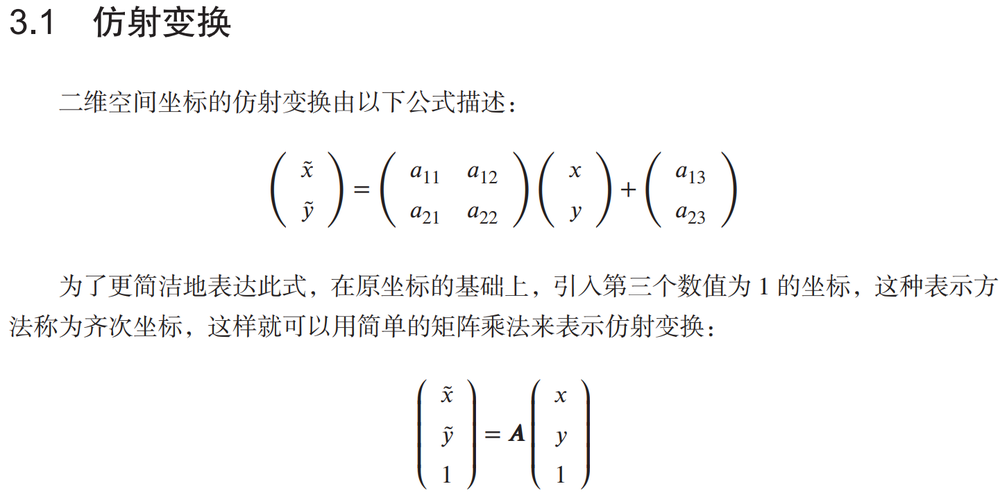
#> input picture DigitalImageProcessing/image/1.png, 1000 x 500 px, shrunk from 1441 x 720 before the run
$ python interpolation_algorithm.py ../image/1.png
#> lines starting #> are read from the running program, lines starting #| are printed output that depends on the picture
#!/usr/bin/env python3
# encoding: utf-8

"""
@Funciton: 已知仿射变换矩阵，利用插值方法完成图像的几何变换(空间域操作)
@Python Version: 3.8
@Author: Wei Li
@Date: 2021-09-14
"""

import sys
import numpy as np
import cv2 as cv


# --------------------------
if __name__ == "__main__":
    if len(sys.argv) > 1:
        # 利用命令行参数读取图像为灰度图像
        image = cv.imread(sys.argv[1], 0)
#> image: shape (500, 1000); min 0, max 255, mean 247.9
        cv.imshow("OriginImage", image)
    else:
        print(f"Usage: python warpAffine of OpenCV image.")

    # 原始图像的分辨率 H,W
    h, w = image.shape[:2]
#> h = 500; w = 1000
    # 仿射变换矩阵，缩小 2 倍
    affine_matrix_1 = np.array([[0.5, 0, 0], [0, 0.5, 0]], np.float32)
    # 利用 OpenCV 提供的 API，函数原型和参数含义查看 API 接口即可
    dst_img_1 = cv.warpAffine(image, affine_matrix_1, (w, h), borderValue=125)
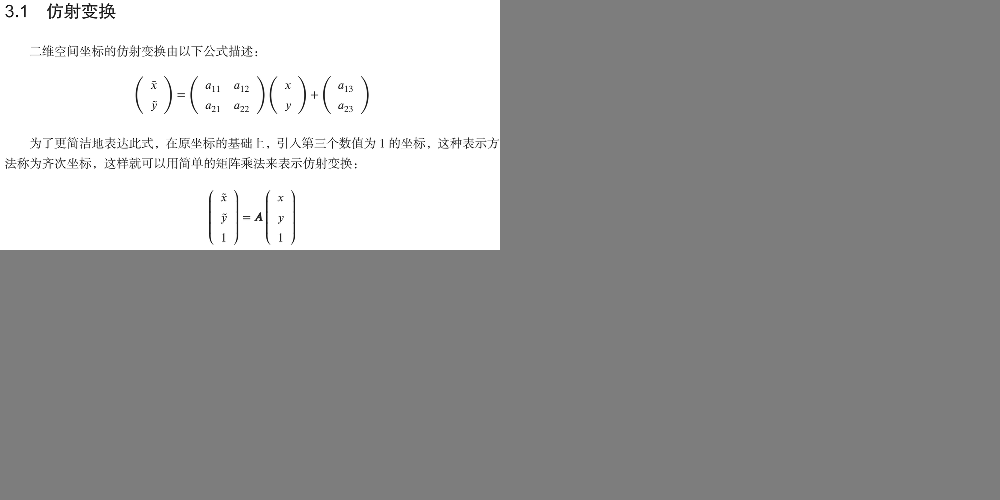
#> dst_img_1: shape (500, 1000); min 1, max 255, mean 155.7
    cv.imshow("Scale_X2", dst_img_1)

    # 仿射变换矩阵，先缩小 2 倍，然后再平移
    affine_matrix_2 = np.array([[0.5, 0, w/4], [0, 0.5, h/4]], np.float32)
#> affine_matrix_2 = [[0.5, 0, 250], [0, 0.5, 125]]
    dst_img_2 = cv.warpAffine(image, affine_matrix_2, (w, h), borderValue=125)
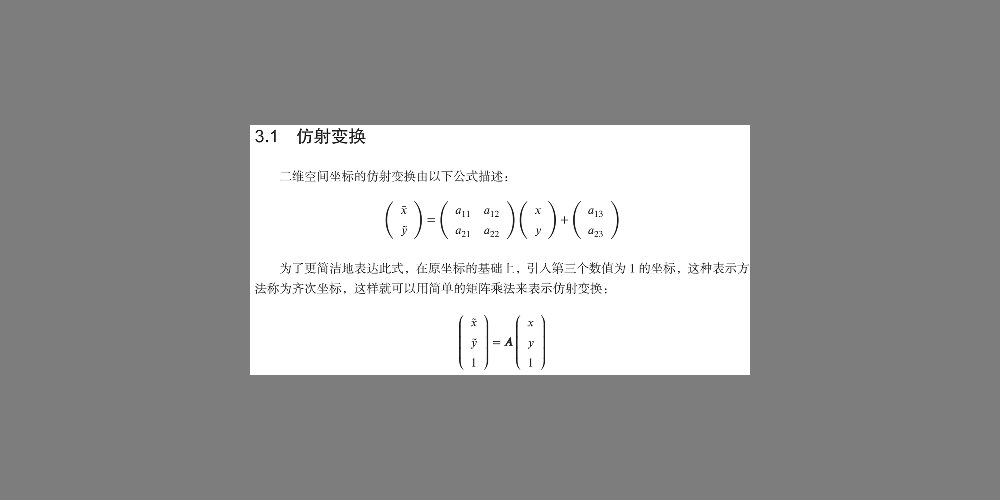
#> dst_img_2: shape (500, 1000); min 1, max 255, mean 155.7
    cv.imshow("Scale_X2_translation", dst_img_2)

    # 仿射变换矩阵，先缩小 2 倍，然后再平移, 最后绕图像中心点旋转
    affine_matrix_3 = cv.getRotationMatrix2D((w/2.0, h/2.0), 30, 1)
    dst_img_3 = cv.warpAffine(dst_img_2, affine_matrix_3, (w, h), borderValue=125)
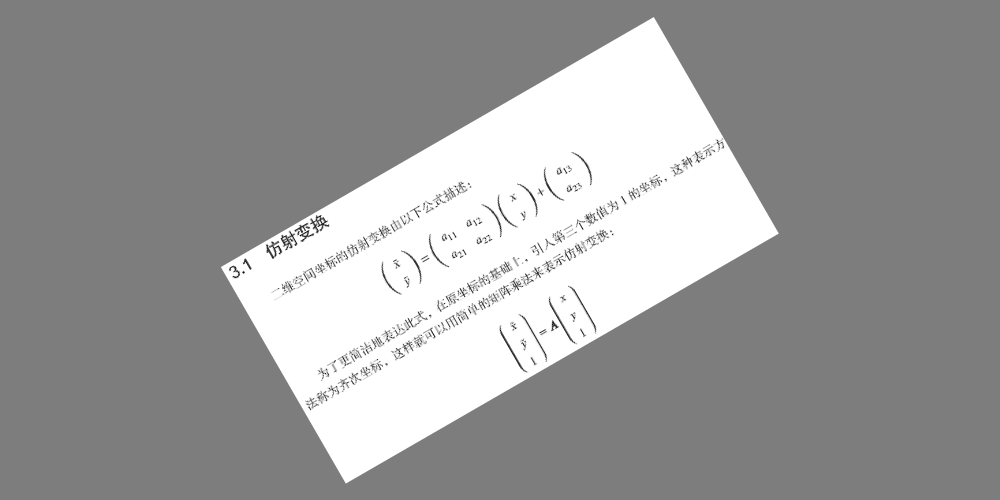
#> dst_img_3: shape (500, 1000); min 8, max 255, mean 155.7
    cv.imshow("Scale_X2_translation_ratation", dst_img_3)

    # 利用 rotate 进行旋转，不是通过仿射变换矩阵实现的，而是通过类似矩阵转置方式的进行行列交换实现的
    rotate_img = cv.rotate(image, cv.ROTATE_90_CLOCKWISE)
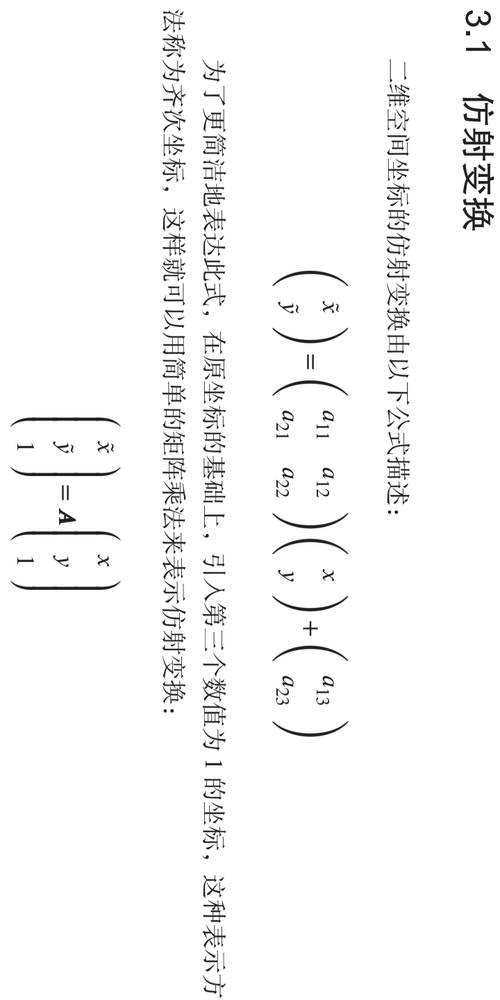
#> rotate_img: shape (1000, 500); min 0, max 255, mean 247.9
    cv.imshow("Rotate_img", rotate_img)

    cv.waitKey(0)
    cv.destroyAllWindows()

$ run again, on DigitalImageProcessing/image/101.png
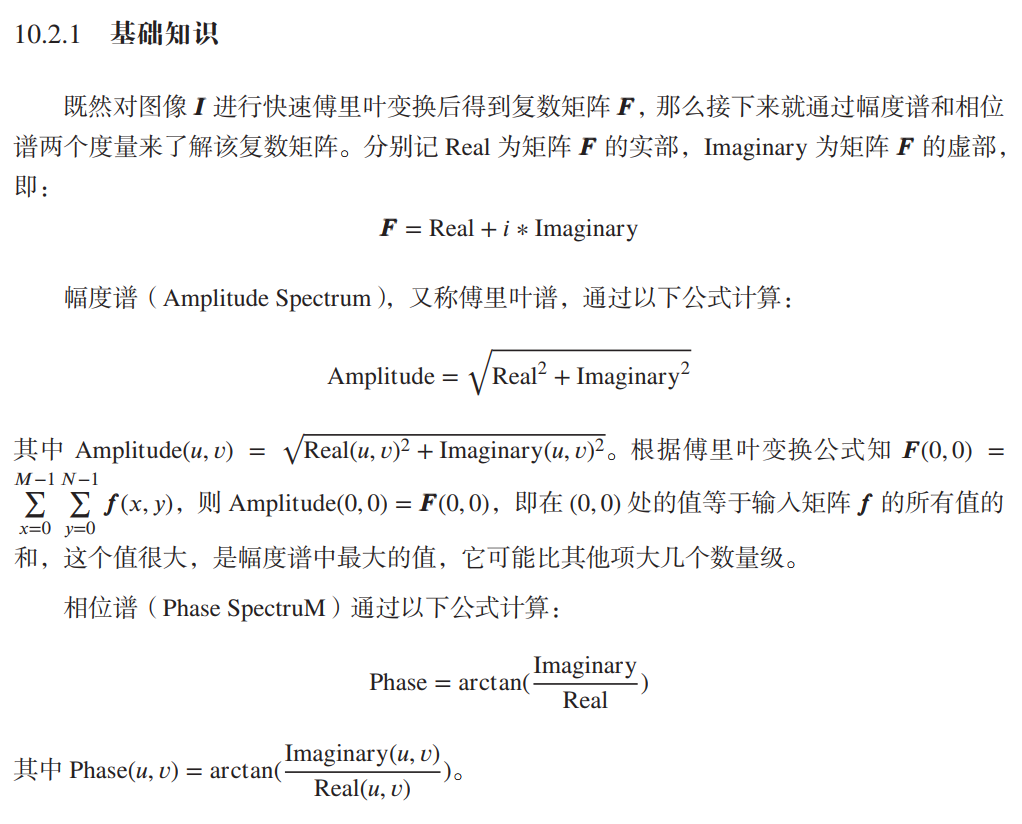
#> input picture DigitalImageProcessing/image/101.png, 1022 x 824 px
#> `dst_img_3 = cv.warpAffine(dst_img_2, affine_matrix_3, (w, h), borderVa..`:
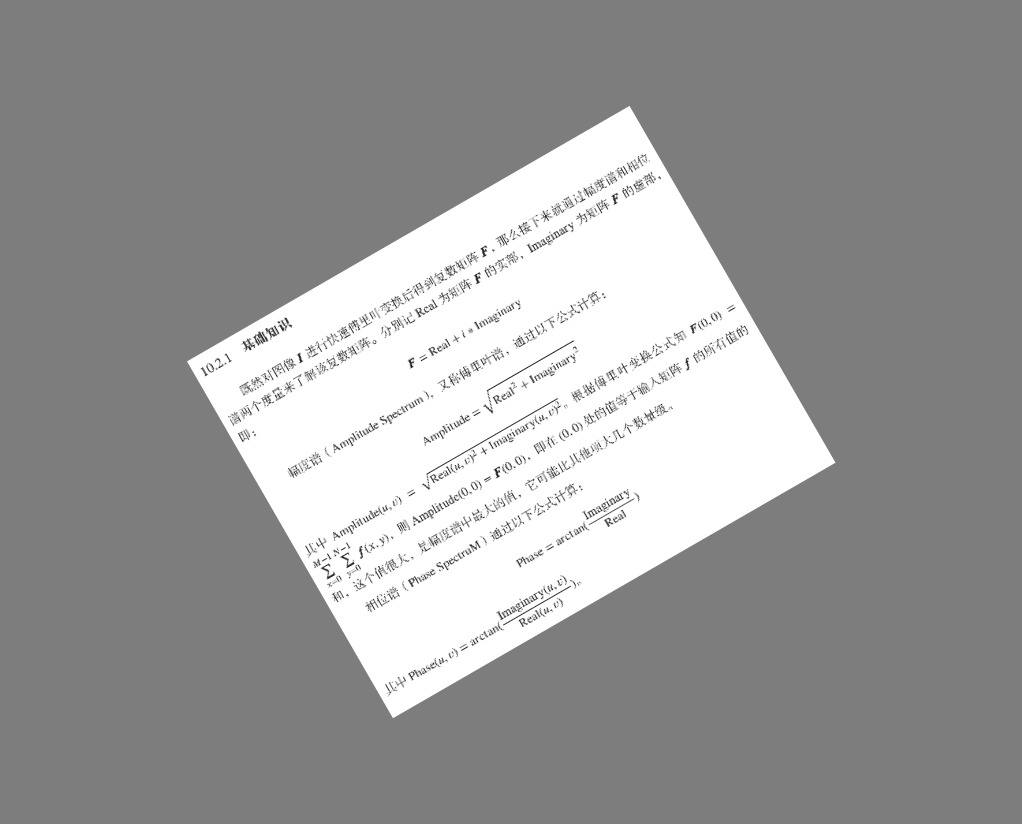
#> dst_img_3: shape (824, 1022); min 33, max 255, mean 155.2
#> `rotate_img = cv.rotate(image, cv.ROTATE_90_CLOCKWISE)`:
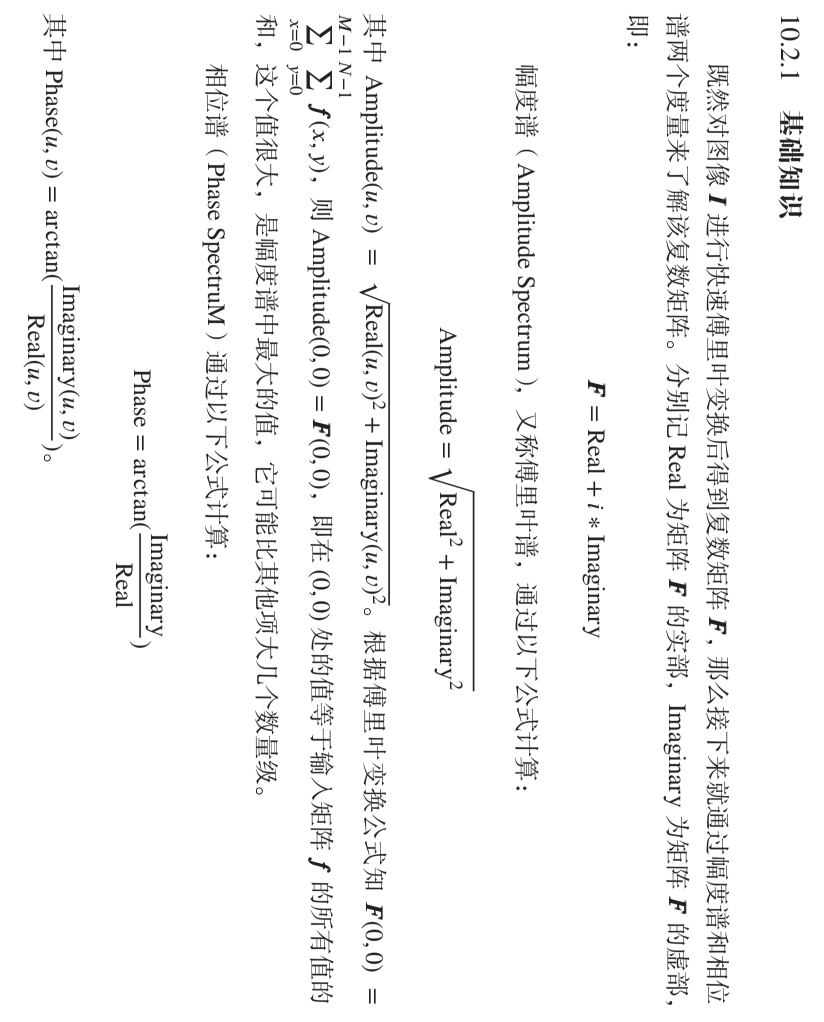
#> rotate_img: shape (1022, 824); min 33, max 255, mean 245.8

$ run again, on DigitalImageProcessing/image/103.png
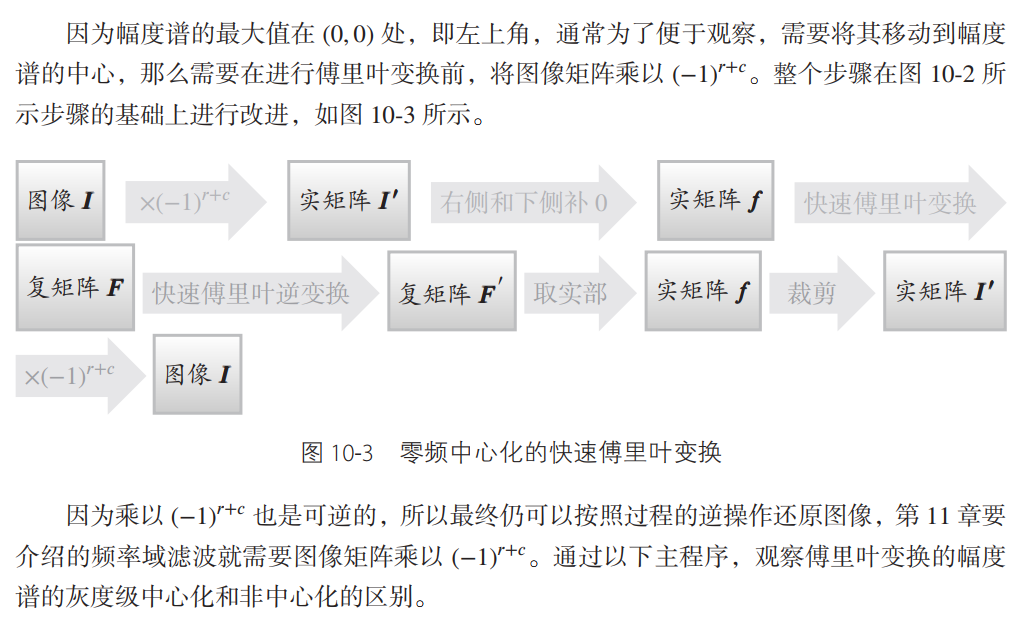
#> input picture DigitalImageProcessing/image/103.png, 1023 x 629 px
#> `dst_img_3 = cv.warpAffine(dst_img_2, affine_matrix_3, (w, h), borderVa..`:
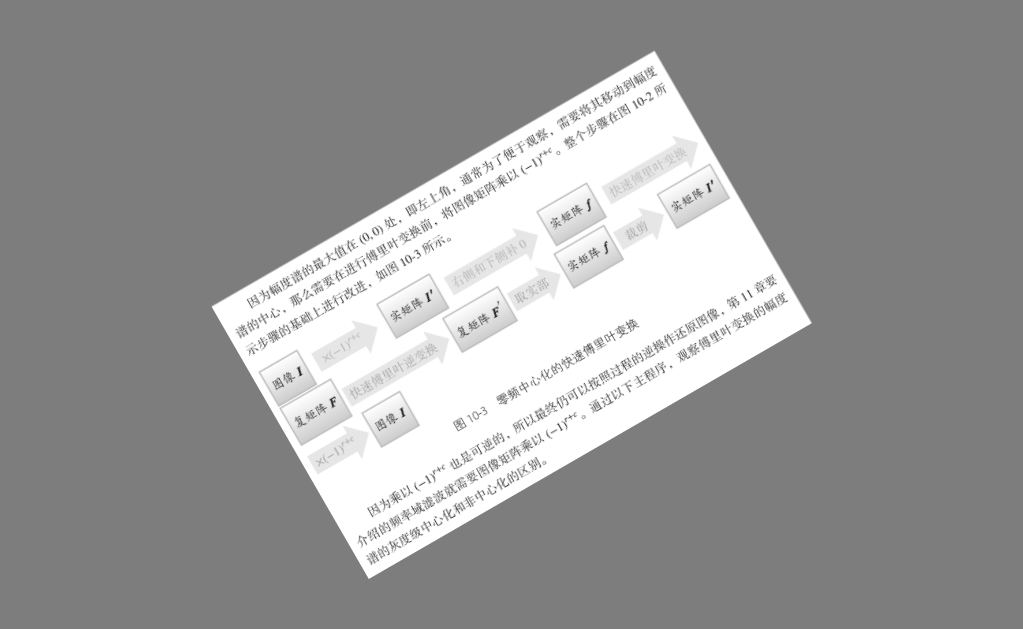
#> dst_img_3: shape (629, 1023); min 35, max 255, mean 153.9
#> `rotate_img = cv.rotate(image, cv.ROTATE_90_CLOCKWISE)`:
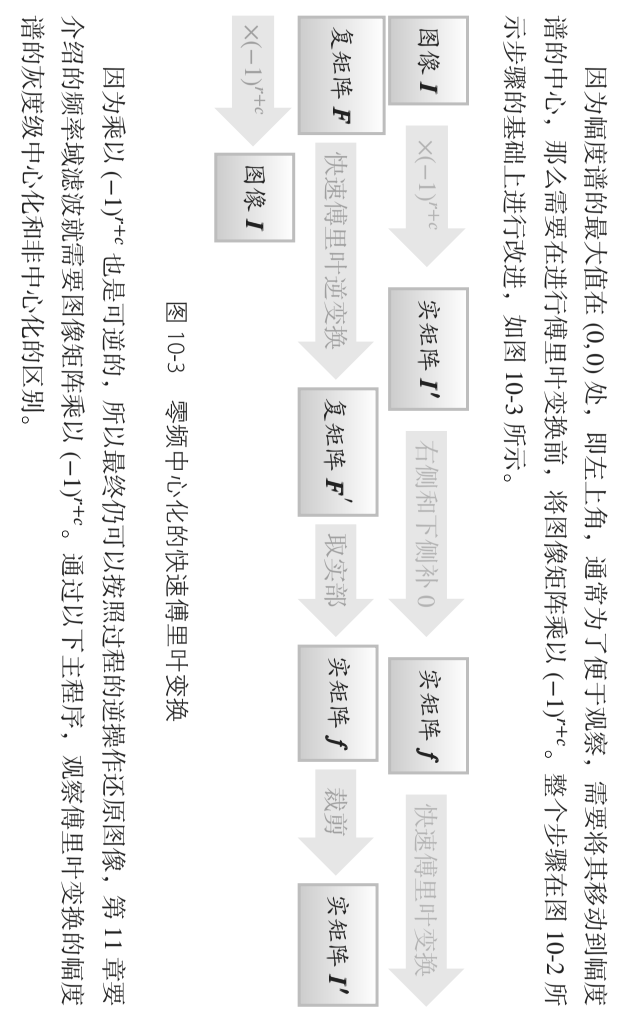
#> rotate_img: shape (1023, 629); min 33, max 255, mean 240.4

$ run again, on DigitalImageProcessing/image/104.png
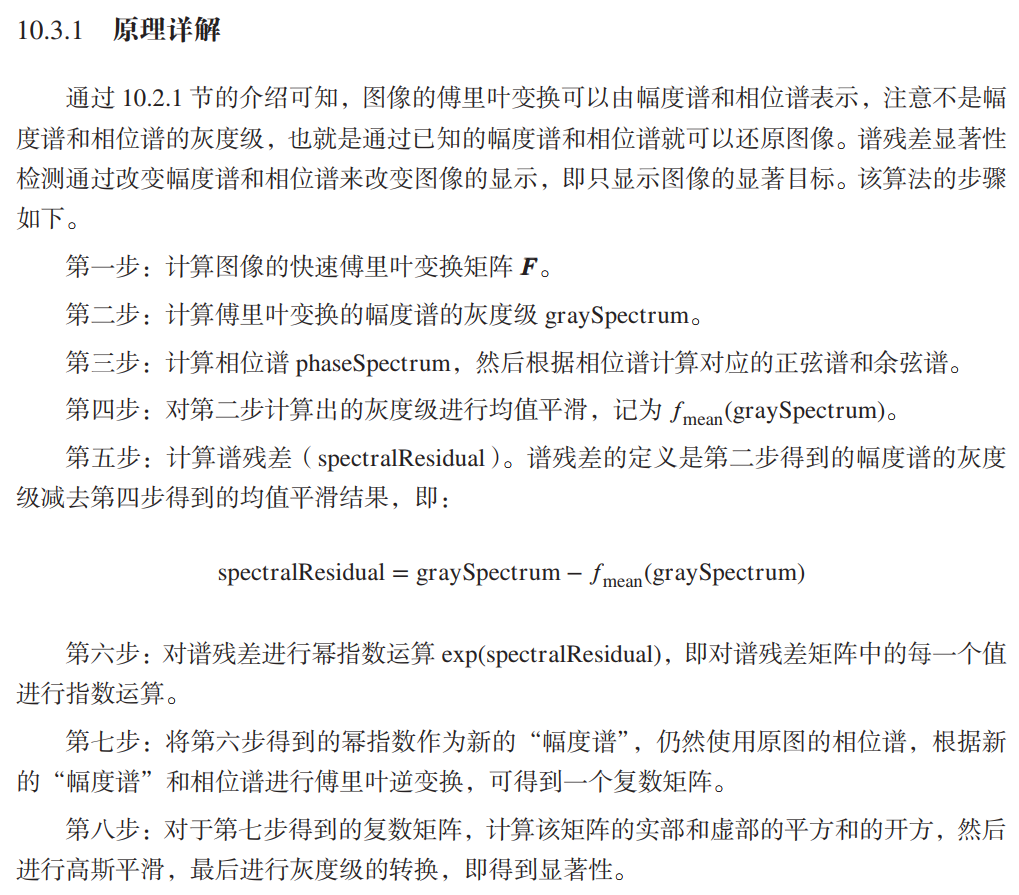
#> input picture DigitalImageProcessing/image/104.png, 1019 x 895 px
#> `dst_img_3 = cv.warpAffine(dst_img_2, affine_matrix_3, (w, h), borderVa..`:
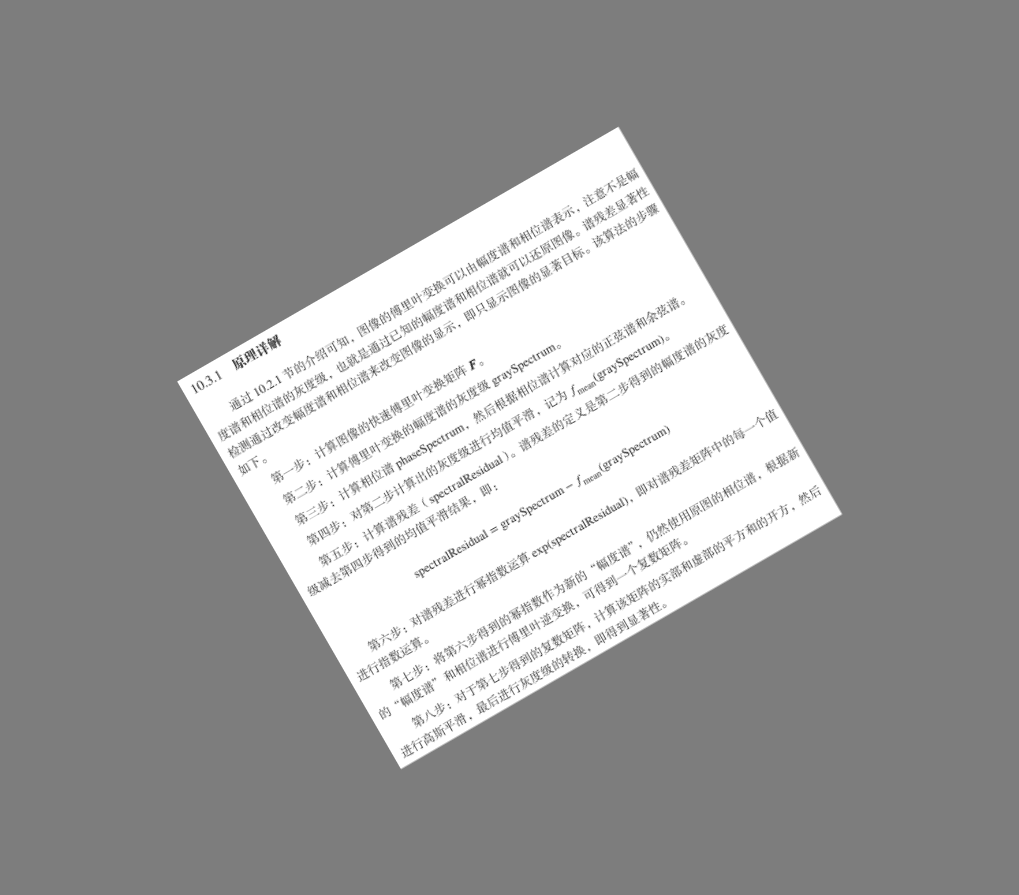
#> dst_img_3: shape (895, 1019); min 34, max 255, mean 154.2
#> `rotate_img = cv.rotate(image, cv.ROTATE_90_CLOCKWISE)`:
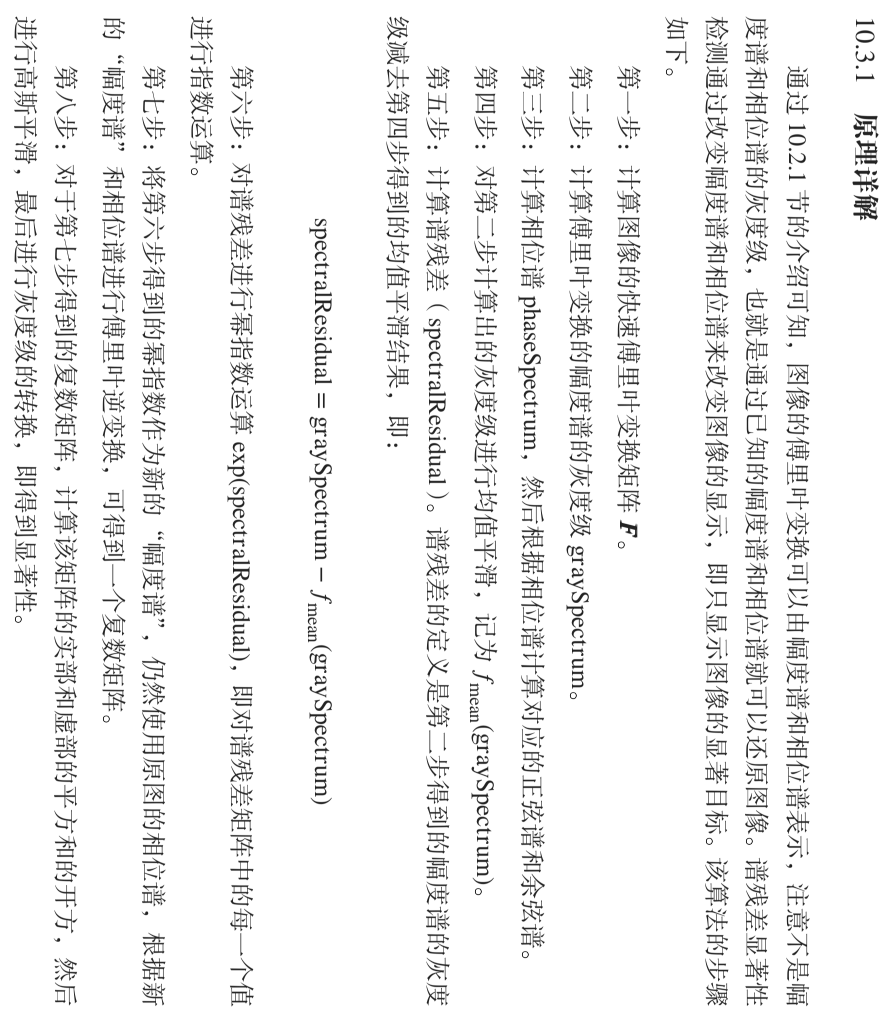
#> rotate_img: shape (1019, 895); min 34, max 255, mean 241.7
